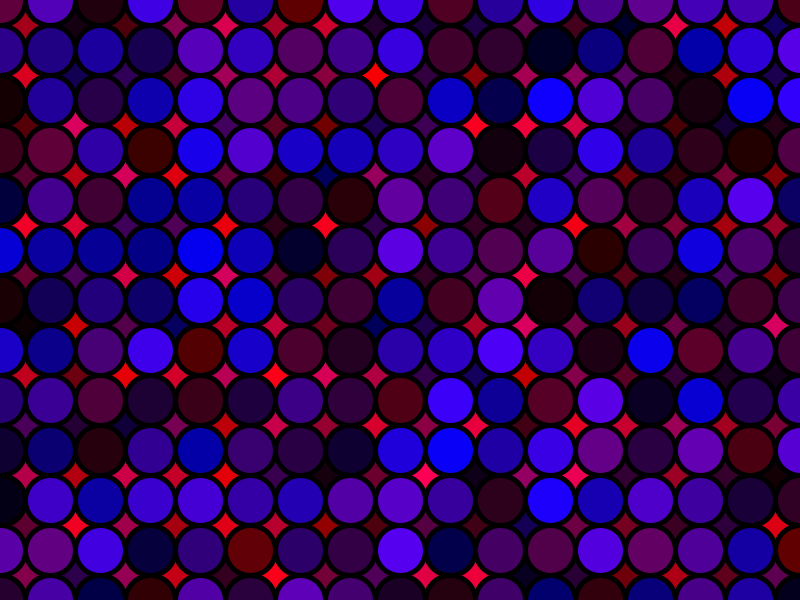
Frame 1 (no input)
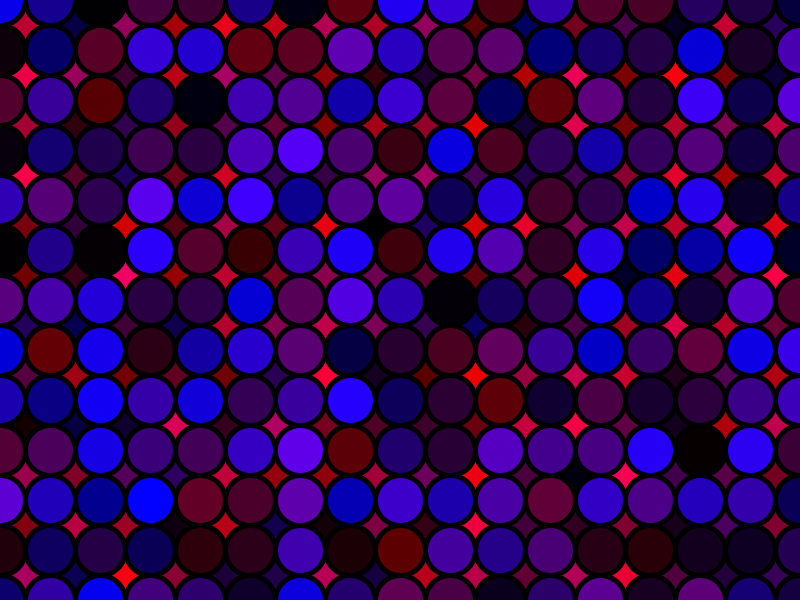
Frame 60 (the mouse pressed at the canvas centre just before this capture)
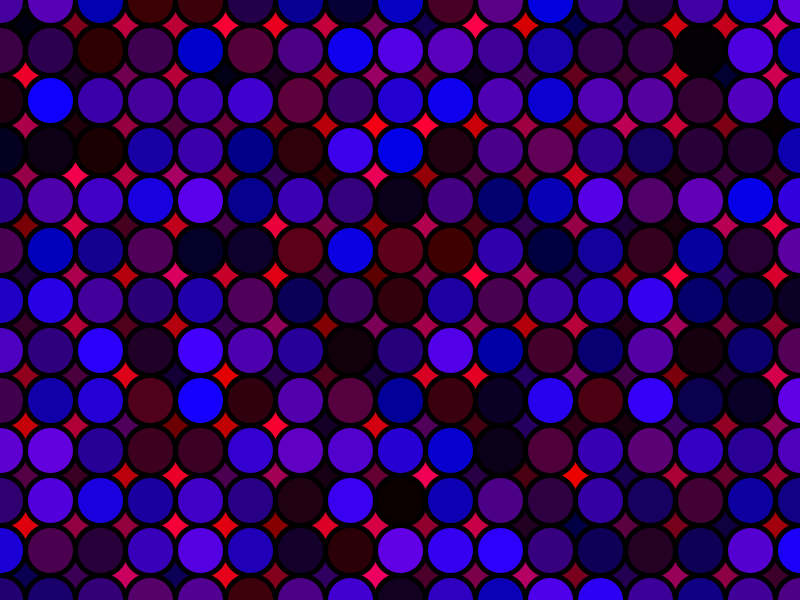
Frame 120 (the mouse held since frame 60 and released just before this capture)

The Processing sketch that drew these frames (run headless with seeded random() and noise(); from frame 60 on, the mouse is pressed at the canvas centre):

// Processing sketch: sketch_U01L10_for
// ── sketch_U01L10_for.pde
int b = 0;

void setup() {
  size(800, 600);
}
void draw() {
  b=0;
  int boxsize = 50;
  background(255, 255, 255);
  strokeWeight(5);
  for (int r = 0; r <= 800; r+=boxsize) {
    for (int c = 0; c <= 800; c+=boxsize) {
      fill(random(255), 0, random(100));
      rect(r, c, boxsize, boxsize);
      fill(random(100),0,random(255));
      ellipse(r,c,boxsize,boxsize);
    }
  }
}
